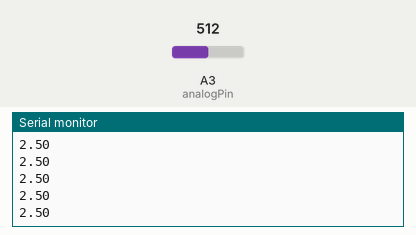
Simulated run of this sketch. Board: Arduino Uno, built with avr-gcc and run on an emulated ATmega328P. On the bench: the last lines printed to the serial monitor. The test bench sets the inputs (shaded band); at power-on: A3 (analogPin) = 512.

Above: at 1.2 s.
1.3 s: A3 (analogPin) set to 716
At 2.2 s:
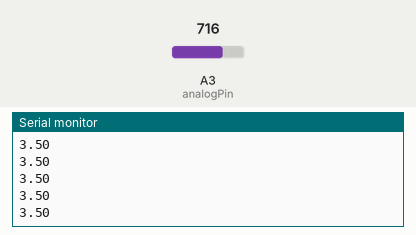
2.8 s: A3 (analogPin) set to 900
At 3.6 s:
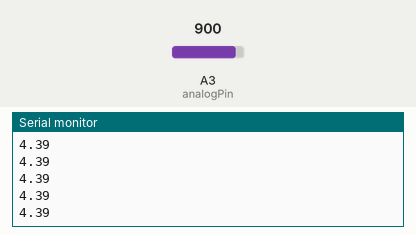
Timing chart, 0 to 5.8 s (numbered marks = the images above; inputs shaded):
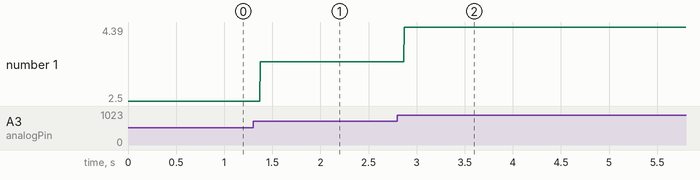

The sketch:

1.ino
```cpp
#define A3 3
int analogPin=A3;//потенциометр 10 кОм (средний вывод) подключён к аналоговому выводу А3.
//Крайние выводы соединены с землёй и 5В.
int val=0;
float voltage=0;
void setup() {
  // put your setup code here, to run once:

  Serial.begin(9600);
}

void loop() {
  // put your main code here, to run repeatedly:
  val=analogRead(analogPin);
  voltage=val*5.0/1024;
  Serial.println(voltage);
}
```

Measured:
- after the input at 1.3 s, the serial monitor: prints a new line after 0.07 s (image 1)
- after the input at 2.8 s, the serial monitor: prints a new line after 0.07 s (image 2)
- plotted number 1: 2.5 → 3.5 after the input at 1.3 s, 3.5 → 4.39 after the input at 2.8 s
